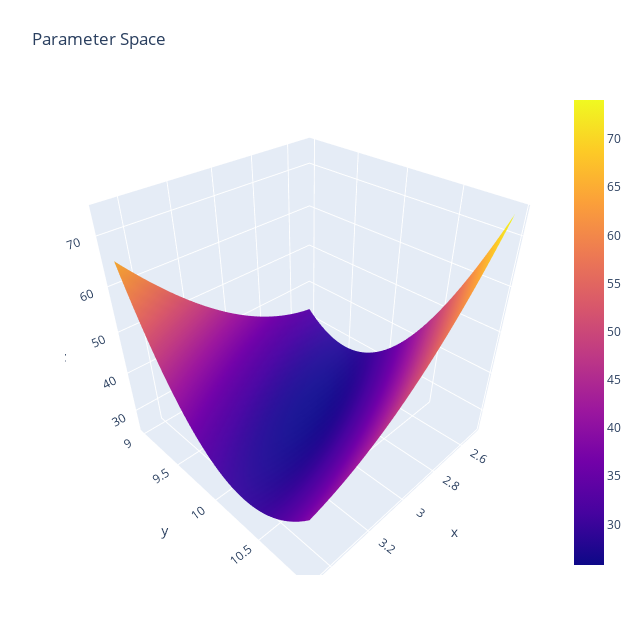

The cell this chart's notebook holds for it:
### Code cell
fig = go.Figure(data = [go.Surface(z=errors, x=a_pred, y=b_pred)])
fig.update_layout(title = "Parameter Space", width = 640, height = 640,
                  margin = dict(l=65, r=50, b=65, t=90))
fig.show()

### Figure 1 — Plotly figure (JSON) as saved in the notebook; plotly's stock layout.template omitted (floating-point values rounded to 4 significant figures; data arrays with more than 128 entries replaced by an {"elided": "..."} marker saying what was removed)
{"data": [{"type": "surface", "x": [2.5, 2.525, 2.55, 2.575, 2.6, 2.625, 2.65, 2.675, 2.7, 2.725, 2.75, 2.775, 2.8, 2.825, 2.85, 2.875, 2.9, 2.925, 2.95, 2.975, 3.0, 3.025, 3.05, 3.075, 3.1, 3.125, 3.15, 3.175, 3.2, 3.225, 3.25, 3.275, 3.3, 3.325, 3.35, 3.375, 3.4, 3.425, 3.45, 3.475], "y": [9, 9.05, 9.1, 9.15, 9.2, 9.25, 9.3, 9.35, 9.4, 9.45, 9.5, 9.55, 9.6, 9.65, 9.7, 9.75, 9.8, 9.85, 9.9, 9.95, 10.0, 10.05, 10.1, 10.15, 10.2, 10.25, 10.3, 10.35, 10.4, 10.45, 10.5, 10.55, 10.6, 10.65, 10.7, 10.75, 10.8, 10.85, 10.9, 10.95], "z": {"elided": "40x40 float values"}}], "layout": {"height": 640, "margin": {"b": 65, "l": 65, "r": 50, "t": 90}, "title": {"text": "Parameter Space"}, "width": 640}}
